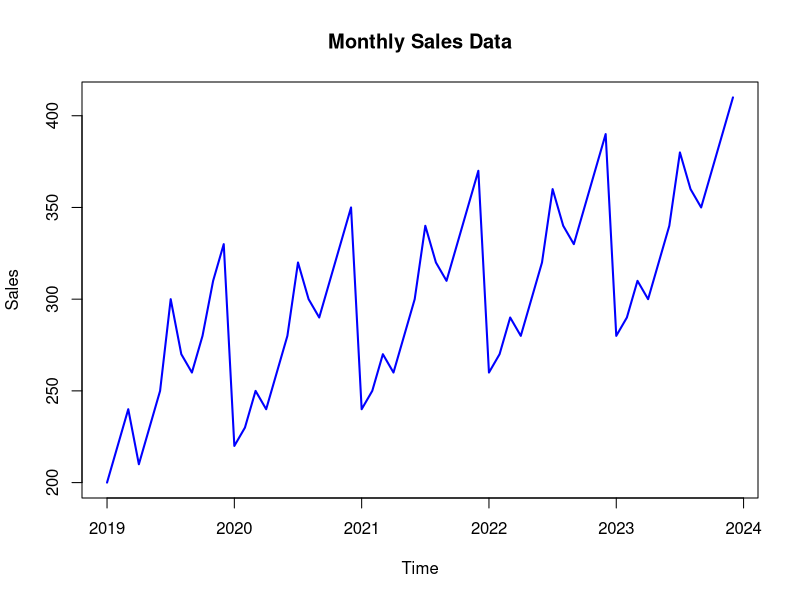
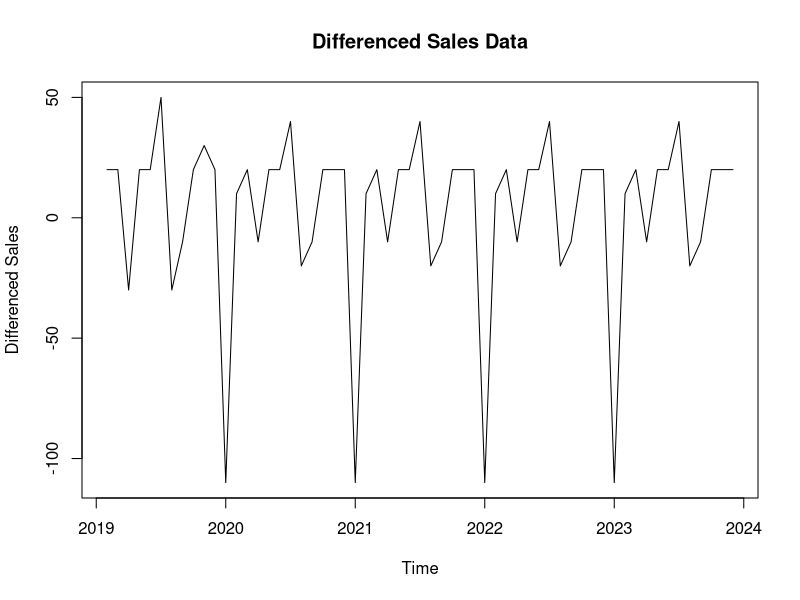
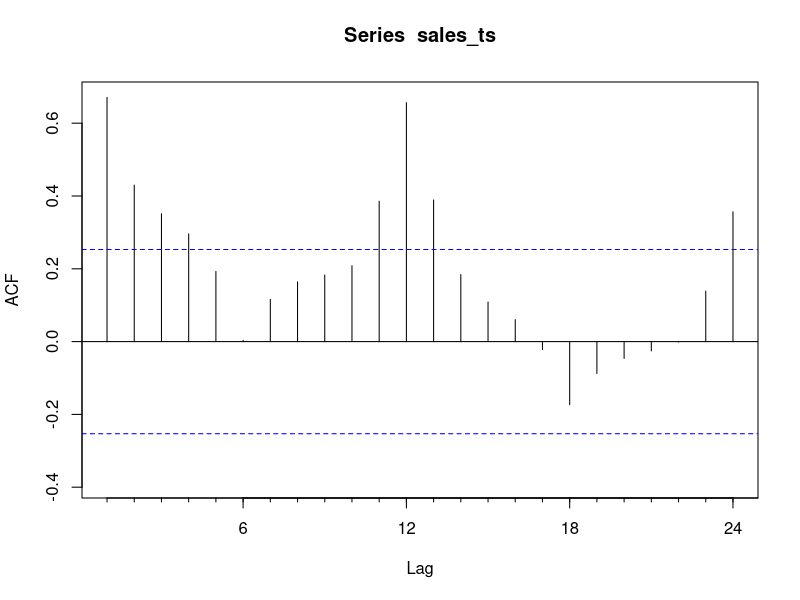
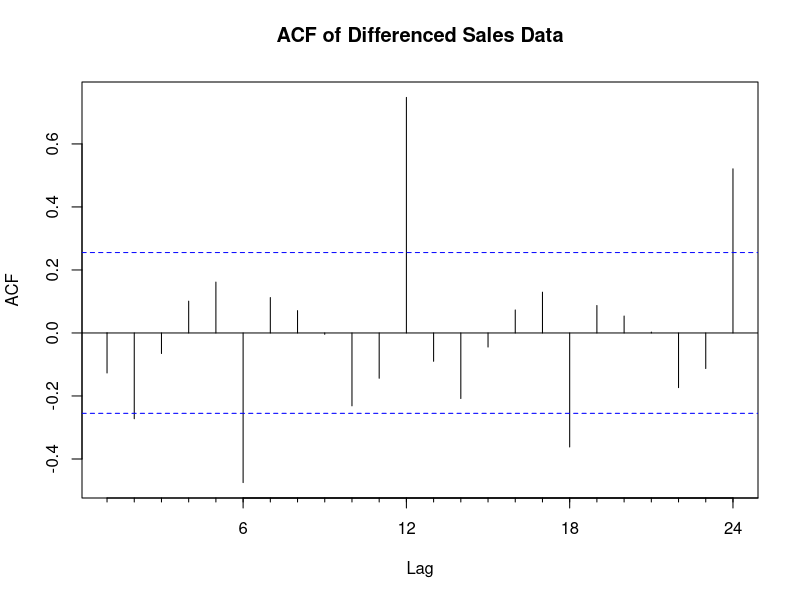
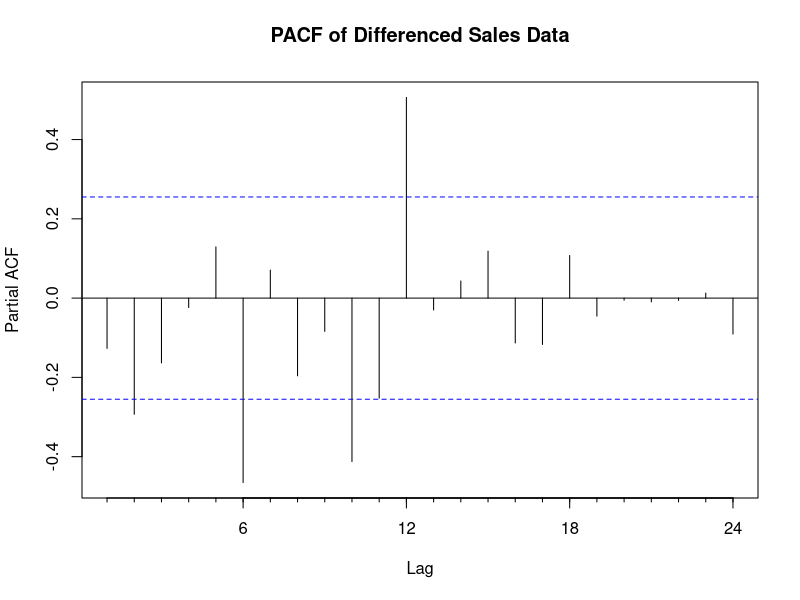
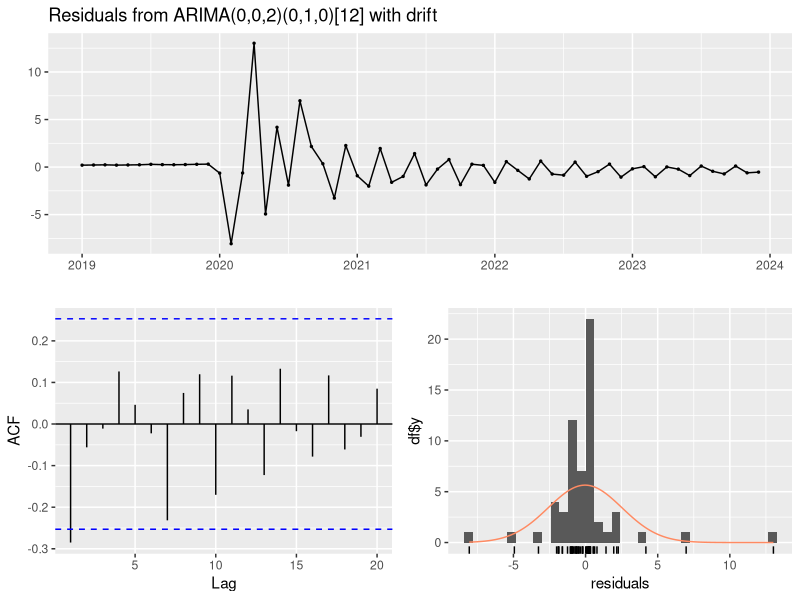
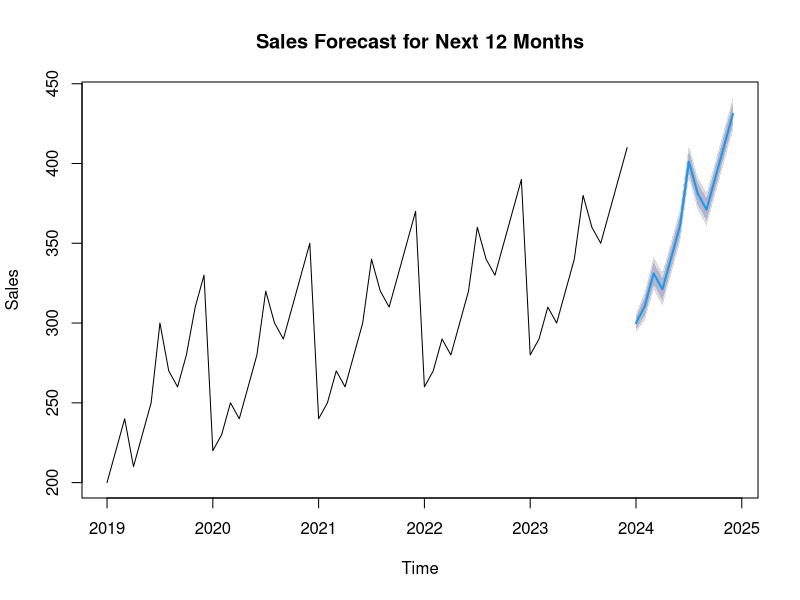

The R source for these figures, in order:
#1) DATA PREPARATION
# A]
# Load the necessary libraries
library(forecast)

# Create the sales data
sales_data <- c(200, 220, 240, 210, 230, 250, 300, 270, 260, 280, 310, 330, 
                220, 230, 250, 240, 260, 280, 320, 300, 290, 310, 330, 350, 
                240, 250, 270, 260, 280, 300, 340, 320, 310, 330, 350, 370, 
                260, 270, 290, 280, 300, 320, 360, 340, 330, 350, 370, 390, 
                280, 290, 310, 300, 320, 340, 380, 360, 350, 370, 390, 410)

# Convert to time series object
sales_ts <- ts(sales_data, start = c(2019, 1), frequency = 12)

# Plot the sales data
plot(sales_ts, main = "Monthly Sales Data", xlab = "Time", ylab = "Sales", col = "blue", lwd = 2)

# Observations: Check for seasonality and trend by inspecting the plot

#B]
# Differencing to remove trend
diff_sales_ts <- diff(sales_ts, differences = 1)
plot(diff_sales_ts, main = "Differenced Sales Data", xlab = "Time", ylab = "Differenced Sales")

#2) MODEL IDETIFICATION
#A)
# Perform Augmented Dickey-Fuller test for stationarity
library(tseries)
adf_test <- adf.test(sales_ts)
print(adf_test)
# If p-value > 0.05, differencing is needed (non-stationary).

#B)
# Seasonal differencing can be checked by examining the ACF plot
Acf(sales_ts)
# Look for seasonal lags in the ACF plot (e.g., significant peaks at 12 months).

#c)
# ACF and PACF plots
Acf(diff_sales_ts, main="ACF of Differenced Sales Data")
Pacf(diff_sales_ts, main="PACF of Differenced Sales Data")

#3) SARIMA MODEL FITTING
#a)
# Fit a SARIMA model using auto.arima
sarima_model <- auto.arima(sales_ts, seasonal = TRUE)
summary(sarima_model)

#b)
# Plot residuals to check for white noise
checkresiduals(sarima_model)

#4) Forecasting with SARIMA
#a)
# Forecast for the next 12 months
forecast_sales <- forecast(sarima_model, h = 12)
plot(forecast_sales, main = "Sales Forecast for Next 12 Months", xlab = "Time", ylab = "Sales")

#b)

#5) Model Comparison

#a)
# Fit ARIMA without seasonality
arima_model <- auto.arima(sales_ts, seasonal = FALSE)
summary(arima_model)

#b)
# Compare models using AIC, BIC, and RMSE
sarima_aic <- AIC(sarima_model)
arima_aic <- AIC(arima_model)

sarima_bic <- BIC(sarima_model)
arima_bic <- BIC(arima_model)

sarima_rmse <- sqrt(mean(residuals(sarima_model)^2))
arima_rmse <- sqrt(mean(residuals(arima_model)^2))

print(paste("SARIMA AIC:", sarima_aic, "BIC:", sarima_bic, "RMSE:", sarima_rmse))
print(paste("ARIMA AIC:", arima_aic, "BIC:", arima_bic, "RMSE:", arima_rmse))

#c)

#6)

#a)
# Suppose you have a holiday variable (1 for holiday, 0 for non-holiday)
# Add holiday variable as external regressor
holiday_effect <- c(rep(0, 11), 1, rep(0, 11), 1, rep(0, 11), 1, rep(0, 11), 1, rep(0, 11), 1)

# Fit SARIMA with external regressors
sarima_with_holiday <- auto.arima(sales_ts, xreg = holiday_effect, seasonal = TRUE)
summary(sarima_with_holiday)


#b)
# Compare the SARIMA with and without holiday adjustments using AIC, BIC, and RMSE
sarima_holiday_aic <- AIC(sarima_with_holiday)
sarima_holiday_bic <- BIC(sarima_with_holiday)
sarima_holiday_rmse <- sqrt(mean(residuals(sarima_with_holiday)^2))

print(paste("SARIMA with holiday AIC:", sarima_holiday_aic, "BIC:", sarima_holiday_bic, "RMSE:", sarima_holiday_rmse))

